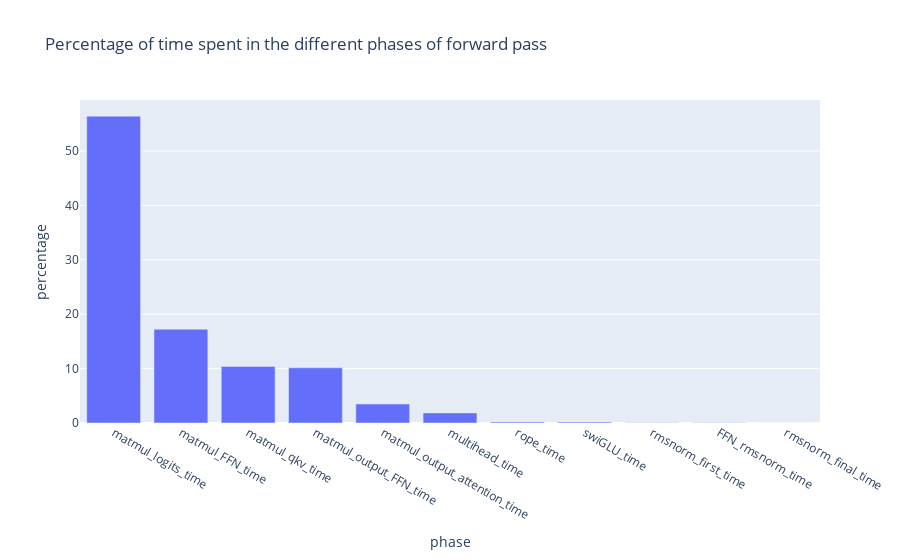

The notebook cell this image was saved under:
### Code cell
import json
import numpy as np
import pandas as pd
import plotly.express as px

with open(file) as f:
    data = json.load(f)

forward = data["forward_instr"]
keys = [
    "rmsnorm_first_time",
    "matmul_qkv_time",
    "rope_time",
    "multihead_time",
    "matmul_output_attention_time",
    "FFN_rmsnorm_time",
    "matmul_FFN_time",
    "swiGLU_time",
    "matmul_output_FFN_time",
    "rmsnorm_final_time",
    "matmul_logits_time"
]

sums = [np.sum(forward[k]) for k in keys]
total = sum(sums)
percentages = [s / total * 100 for s in sums]

df = pd.DataFrame({"phase": keys, "percentage": percentages})
df = df.sort_values("percentage", ascending=False)
px.bar(df, x="phase", y="percentage",title= "Percentage of time spent in the different phases of forward pass")

### Figure 1 — Plotly figure (JSON) as saved in the notebook; plotly's stock layout.template omitted (floating-point values rounded to 4 significant figures)
{"data": [{"hovertemplate": "phase=%{x}<br>percentage=%{y}<extra></extra>", "legendgroup": "", "marker": {"color": "#636efa", "pattern": {"shape": ""}}, "name": "", "orientation": "v", "showlegend": false, "textposition": "auto", "type": "bar", "x": ["matmul_logits_time", "matmul_FFN_time", "matmul_qkv_time", "matmul_output_FFN_time", "matmul_output_attention_time", "multihead_time", "rope_time", "swiGLU_time", "rmsnorm_first_time", "FFN_rmsnorm_time", "rmsnorm_final_time"], "xaxis": "x", "y": [56.4, 17.24, 10.4, 10.15, 3.492, 1.86, 0.1893, 0.1671, 0.05015, 0.04373, 0.00551], "yaxis": "y"}], "layout": {"barmode": "relative", "legend": {"tracegroupgap": 0}, "title": {"text": "Percentage of time spent in the different phases of forward pass"}, "xaxis": {"anchor": "y", "domain": [0, 1], "title": {"text": "phase"}}, "yaxis": {"anchor": "x", "domain": [0, 1], "title": {"text": "percentage"}}}}
